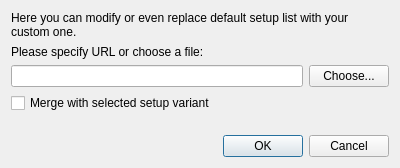
<?xml version="1.0" encoding="UTF-8"?>
<ui version="4.0">
 <class>CustomSetupDialog</class>
 <widget class="QDialog" name="CustomSetupDialog">
  <property name="geometry">
   <rect>
    <x>0</x>
    <y>0</y>
    <width>400</width>
    <height>168</height>
   </rect>
  </property>
  <property name="windowTitle">
   <string>Dialog</string>
  </property>
  <layout class="QVBoxLayout" name="verticalLayout">
   <item>
    <widget class="QLabel" name="label">
     <property name="text">
      <string>Here you can modify or even replace default setup list with your custom one.</string>
     </property>
     <property name="wordWrap">
      <bool>true</bool>
     </property>
    </widget>
   </item>
   <item>
    <widget class="QLabel" name="label_2">
     <property name="text">
      <string>Please specify URL or choose a file:</string>
     </property>
     <property name="wordWrap">
      <bool>true</bool>
     </property>
    </widget>
   </item>
   <item>
    <layout class="QHBoxLayout" name="horizontalLayout">
     <item>
      <widget class="QLineEdit" name="fileURLEdit"/>
     </item>
     <item>
      <widget class="QPushButton" name="fileChooseButton">
       <property name="text">
        <string>Choose...</string>
       </property>
      </widget>
     </item>
    </layout>
   </item>
   <item>
    <widget class="QCheckBox" name="mergeCheckBox">
     <property name="text">
      <string>Merge with selected setup variant</string>
     </property>
    </widget>
   </item>
   <item>
    <spacer name="verticalSpacer">
     <property name="orientation">
      <enum>Qt::Vertical</enum>
     </property>
     <property name="sizeHint" stdset="0">
      <size>
       <width>20</width>
       <height>0</height>
      </size>
     </property>
    </spacer>
   </item>
   <item>
    <widget class="QDialogButtonBox" name="buttonBox">
     <property name="orientation">
      <enum>Qt::Horizontal</enum>
     </property>
     <property name="standardButtons">
      <set>QDialogButtonBox::Cancel|QDialogButtonBox::Ok</set>
     </property>
    </widget>
   </item>
  </layout>
 </widget>
 <resources/>
 <connections>
  <connection>
   <sender>buttonBox</sender>
   <signal>accepted()</signal>
   <receiver>CustomSetupDialog</receiver>
   <slot>accept()</slot>
   <hints>
    <hint type="sourcelabel">
     <x>248</x>
     <y>254</y>
    </hint>
    <hint type="destinationlabel">
     <x>157</x>
     <y>274</y>
    </hint>
   </hints>
  </connection>
  <connection>
   <sender>buttonBox</sender>
   <signal>rejected()</signal>
   <receiver>CustomSetupDialog</receiver>
   <slot>reject()</slot>
   <hints>
    <hint type="sourcelabel">
     <x>316</x>
     <y>260</y>
    </hint>
    <hint type="destinationlabel">
     <x>286</x>
     <y>274</y>
    </hint>
   </hints>
  </connection>
 </connections>
</ui>
